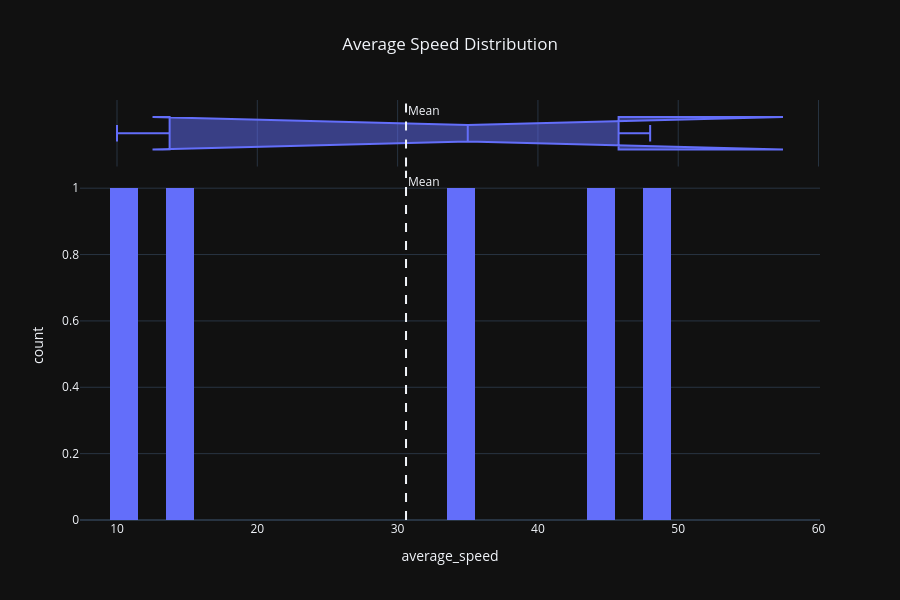

Notebook code for this chart:
### Code cell
fig = px.histogram(df,x='average_speed',nbins=30,marginal='box',title='Average Speed Distribution')
fig.add_vline(x=df['average_speed'].mean(),line_dash='dash',annotation_text='Mean')
fig.update_layout(template='plotly_dark',title_x=0.5,height=600)
fig.show()

### Figure 1 — Plotly figure (JSON) as saved in the notebook; plotly's stock layout.template omitted (floating-point values rounded to 4 significant figures)
{"data": [{"bingroup": "x", "hovertemplate": "average_speed=%{x}<br>count=%{y}<extra></extra>", "legendgroup": "", "marker": {"color": "#636efa", "pattern": {"shape": ""}}, "name": "", "nbinsx": 30, "orientation": "v", "showlegend": false, "type": "histogram", "x": [48.0, 35.0, 15.0, 45.0, 10.0], "xaxis": "x", "yaxis": "y"}, {"hovertemplate": "average_speed=%{x}<extra></extra>", "legendgroup": "", "marker": {"color": "#636efa"}, "name": "", "notched": true, "showlegend": false, "type": "box", "x": [48.0, 35.0, 15.0, 45.0, 10.0], "xaxis": "x2", "yaxis": "y2"}], "layout": {"annotations": [{"showarrow": false, "text": "Mean", "x": 30.6, "xanchor": "left", "xref": "x", "y": 1, "yanchor": "top", "yref": "y domain"}, {"showarrow": false, "text": "Mean", "x": 30.6, "xanchor": "left", "xref": "x2", "y": 1, "yanchor": "top", "yref": "y2 domain"}], "barmode": "relative", "height": 600, "legend": {"tracegroupgap": 0}, "shapes": [{"line": {"dash": "dash"}, "type": "line", "x0": 30.6, "x1": 30.6, "xref": "x", "y0": 0, "y1": 1, "yref": "y domain"}, {"line": {"dash": "dash"}, "type": "line", "x0": 30.6, "x1": 30.6, "xref": "x2", "y0": 0, "y1": 1, "yref": "y2 domain"}], "title": {"text": "Average Speed Distribution", "x": 0.5}, "xaxis": {"anchor": "y", "domain": [0, 1], "title": {"text": "average_speed"}}, "xaxis2": {"anchor": "y2", "domain": [0, 1], "matches": "x", "showgrid": true, "showticklabels": false}, "yaxis": {"anchor": "x", "domain": [0, 0.8316], "title": {"text": "count"}}, "yaxis2": {"anchor": "x2", "domain": [0.8416, 1], "matches": "y2", "showgrid": false, "showline": false, "showticklabels": false, "ticks": ""}}}
